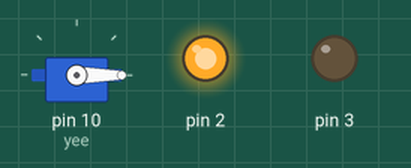
This sketch was run on a simulated Arduino Uno, built with avr-gcc and run on an emulated ATmega328P. Shown: servo, output pins drawn as LEDs (lit = HIGH).

Above: at 0.05 s.
At 1.95 s:
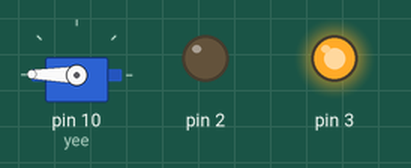
Timing chart, 0 to 4.6 s (numbered marks = the images above):
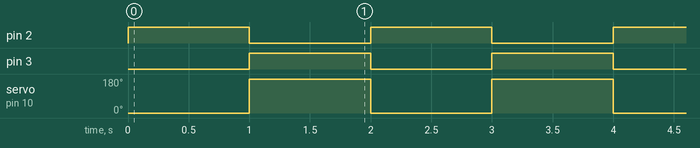

Measured:
- by itself, pin 2, pin 3: alternates HIGH for 1.0 s and LOW for 1.0 s
- by itself, servo on pin 10 (yee): alternates 179° for 1.0 s and 0° for 1.0 s

The sketch:

18_12_1_Servo.ino
```cpp
#include<Servo.h>


Servo yee;
void setup() {
  // put your setup code here, to run once:
yee.attach(10);
pinMode(2,OUTPUT);
pinMode(3,OUTPUT);

}

void loop() {
  // put your main code here, to run repeatedly:
yee.write(0); //각도
digitalWrite(2,HIGH);
digitalWrite(3,LOW);
delay(1000);
yee.write(179); //각도
digitalWrite(2,LOW);
digitalWrite(3,HIGH);
delay(1000);
}
```
